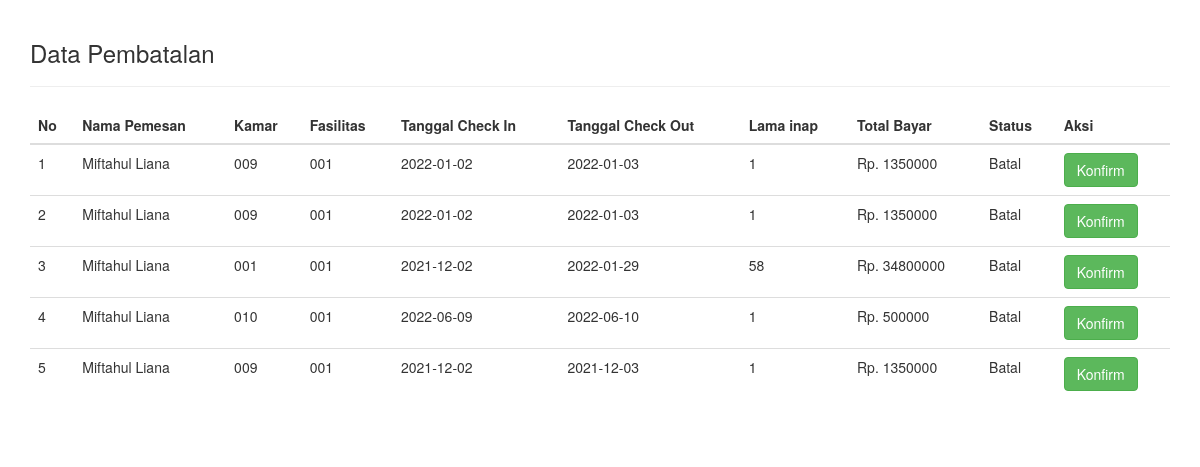
/dataPembatalan.php, run on the app's committed database.
### tables this page shows
CREATE TABLE `tbl_batal` (
  `id_batal` int(25) NOT NULL,
  `id_reservasi` int(25) NOT NULL,
  `nama_tamu` varchar(25) NOT NULL,
  `kode_kamar` varchar(25) NOT NULL,
  `id_fasilitas` varchar(25) NOT NULL,
  `tgl_check_in` date NOT NULL,
  `tgl_check_out` date NOT NULL,
  `lama_inap` int(25) NOT NULL,
  `total_biaya` int(25) NOT NULL,
  `status` varchar(25) NOT NULL DEFAULT 'Pending'
);

### dataPembatalan.php (the view, shortened to what this page needs)
<!DOCTYPE html>
<html lang="en">
<head>
<link rel="stylesheet" type="text/css" href="//cdn.datatables.net/1.10.11/css/jquery.dataTables.min.css">
<link rel="stylesheet" href="https://maxcdn.bootstrapcdn.com/bootstrap/3.3.7/css/bootstrap.min.css">
</head>
<body>
<?php
    include 'helper/connect.php';
?>
<div class="container" style="padding-top: 20px; padding-bottom: 20px;">
    <h3>Data Pembatalan</h3>
<hr>
<table class="table table-stripped table-hover datatab" align="center">
    <thead>
        <tr>
            <th>No</th>
            <th>Nama Pemesan</th>
            <th>Kamar</th>
            <th>Fasilitas</th>
            <th>Tanggal Check In</th>
            <th>Tanggal Check Out</th>
            <th>Lama inap</th>
            <th>Total Bayar</th>
            <th> Status</th>
            <th>Aksi</th>
        </tr>
    </thead>
    <tbody>
    <?php
        $nomor=1;
        $sql = "SELECT * FROM tbl_batal";
        $query = mysqli_query($con, $sql);
        while($data = mysqli_fetch_assoc($query)){
        ?>
        <tr>
            <td><?php echo $nomor; ?></td>
            <td><?php echo $data['nama_tamu']; ?></td>
            <td><?php echo $data['kode_kamar']; ?></td>
            <td><?php echo $data['id_fasilitas']; ?></td>
            <td><?php echo $data['tgl_check_in']; ?></td>
            <td><?php echo $data['tgl_check_out']; ?></td>
            <td><?php echo $data['lama_inap']; ?></td>
            <td>Rp. <?php echo $data['total_biaya']; ?></td>
            <td><?php echo $data['status']; ?></td>
            <td>
                <a href="proses_admin/prosesBatal.php?id=<?php echo $data['id_reservasi'] ?>" class="btn btn-success">Konfirm</a>
            </td>
        </tr>
        <?php $nomor++; ?>
        <?php } ?>
    </tbody>
</table>

### data on the page
tbl_batal: nama_tamu "Miftahul Liana", kode_kamar "009", id_fasilitas "001", tgl_check_in "2022-01-02", tgl_check_out "2022-01-03", lama_inap "1", total_biaya "1350000", status "Batal"
tbl_batal: nama_tamu "Miftahul Liana", kode_kamar "009", id_fasilitas "001", tgl_check_in "2022-01-02", tgl_check_out "2022-01-03", lama_inap "1", total_biaya "1350000", status "Batal"
tbl_batal: nama_tamu "Miftahul Liana", kode_kamar "001", id_fasilitas "001", tgl_check_in "2021-12-02", tgl_check_out "2022-01-29", lama_inap "58", total_biaya "34800000", status "Batal"
tbl_batal: nama_tamu "Miftahul Liana", kode_kamar "010", id_fasilitas "001", tgl_check_in "2022-06-09", tgl_check_out "2022-06-10", lama_inap "1", total_biaya "500000", status "Batal"
tbl_batal: nama_tamu "Miftahul Liana", kode_kamar "009", id_fasilitas "001", tgl_check_in "2021-12-02", tgl_check_out "2021-12-03", lama_inap "1", total_biaya "1350000", status "Batal"
